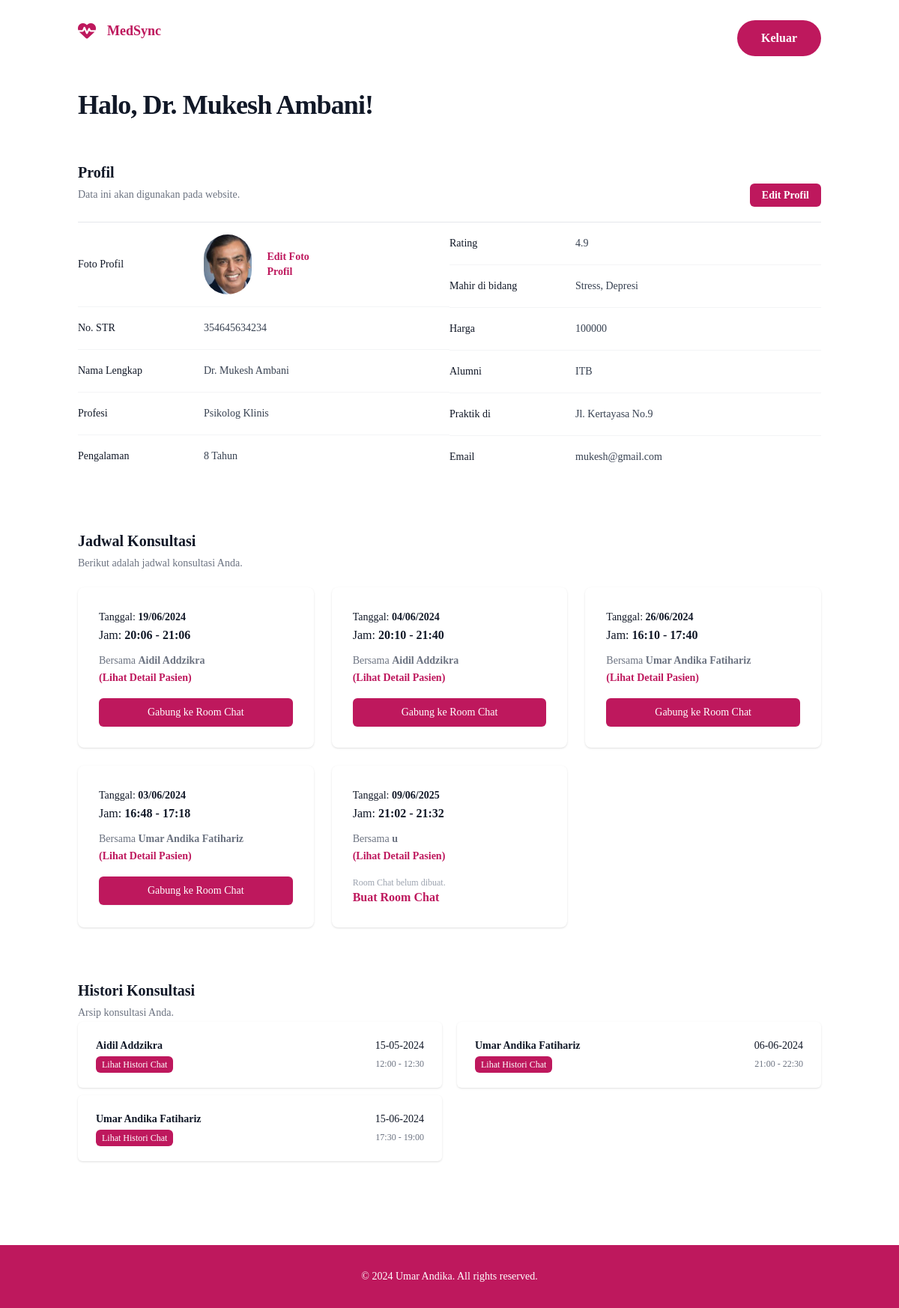
The app's page /dashboardDokter.php (signed in) with its own data.
### tables this page shows
CREATE TABLE `doctors` (
  `id` int(11) NOT NULL,
  `str` varchar(255) NOT NULL,
  `nama` varchar(255) NOT NULL,
  `profesi` int(11) NOT NULL,
  `pengalaman` int(11) NOT NULL,
  `rating` varchar(255) NOT NULL,
  `mahir` varchar(255) NOT NULL,
  `harga` int(11) NOT NULL,
  `alumni` varchar(255) NOT NULL,
  `praktik` varchar(255) NOT NULL,
  `gambar` varchar(255) NOT NULL,
  `email` varchar(100) NOT NULL,
  `password` varchar(100) NOT NULL,
  `unique_id` int(255) NOT NULL
);

CREATE TABLE `profesi_spesialis` (
  `id` int(11) NOT NULL,
  `profesi` varchar(20) NOT NULL
);

CREATE TABLE `consultations` (
  `id` int(11) NOT NULL,
  `doctor_id` int(11) NOT NULL,
  `patient_id` int(11) NOT NULL,
  `nth_id` int(11) NOT NULL,
  `tanggal` date NOT NULL,
  `jml_sesi` tinyint(4) NOT NULL,
  `time_start` time NOT NULL,
  `time_end` time NOT NULL,
  `keluhan` varchar(255) NOT NULL,
  `kode_unik` varchar(6) NOT NULL,
  `status` varchar(20) NOT NULL
);

CREATE TABLE `patients` (
  `id` int(11) NOT NULL,
  `email` varchar(100) NOT NULL,
  `nama` varchar(100) NOT NULL,
  `kelamin` char(1) NOT NULL,
  `tgl_lahir` date NOT NULL,
  `bb` int(3) NOT NULL,
  `tb` int(3) NOT NULL,
  `no_tlp` varchar(20) NOT NULL,
  `password` varchar(100) NOT NULL,
  `unique_id` int(255) NOT NULL
);

### connection/koneksi.php (called while the page is built, shortened)
<?php
$conn = mysqli_connect("localhost", "root", "", "projek");
function query($query) {
	global $conn;
	$result = mysqli_query($conn, $query);
	$rows = [];
	while( $row = mysqli_fetch_assoc($result) ) {
		$rows[] = $row;
	}
	return $rows;
}
?>

### dashboardDokter.php (the view, shortened to what this page needs)
<?php
require 'connection/koneksi.php';
$doctor = query("SELECT * FROM doctors where id = " . $_SESSION["id"])[0];
$listSpesialis = query("SELECT * FROM profesi_spesialis");
$daftar_konsultasi = query("SELECT * FROM consultations where doctor_id = " . $_SESSION["id"]." and status = 'active'");
$daftar_histori = query("SELECT * FROM consultations where doctor_id = " . $_SESSION["id"]." and status = 'archive'");
?>
<!DOCTYPE html>
<html lang="en">
<head>
    <link rel="stylesheet" href="https://rsms.me/inter/inter.css">
    <link rel="stylesheet" href="dist/css/output.css">
</head>
<body>
    <header class="absolute left-0 top-0 z-10 flex w-full items-center bg-transparent">
        <div class="container">
            <div class="relative flex items-center justify-between">
                <div class="">
                    <a href="index.php" class="py-6 text-lg font-bold text-primary flex justify-center items-center">
                        <span style="margin-top: 5px;">
                            <i class="fa-solid fa-heart-pulse text-2xl text-pink-700" style="margin-right: 15px;"></i>
                        </span>
                        MedSync</a>
                </div>
                <a href="logout.php"
                    class="mt-5 rounded-full bg-primary px-8 py-3 text-base font-semibold text-white transition duration-300 ease-in-out hover:opacity-80 hover:shadow-lg">Keluar</a>
            </div>
        </div>
    </header>
    <div class="container" style="padding-top: 120px;">
        <h1 class="text-4xl mb-10 font-bold tracking-tight text-gray-900 pb-4">Halo, <?=$doctor["nama"]?>!</h1>
        <div class="flex justify-between items-end">
            <div>
                <div class="sm:px-0">
                    <h3 class="text-xl font-semibold leading-7 text-gray-900">Profil</h3>
                    <p class="mt-1 max-w-2xl text-sm leading-6 text-gray-500">Data ini akan digunakan pada website.</p>
                </div>
            </div>
            <div x-data="{ isOpen: false }">
                <a data-bs-toggle="modal"
                    data-bs-target="#profileModal-<?=$doctor["id"] ?>-<?=$doctor["str"] ?>-<?=$doctor["nama"] ?>-<?=$doctor["profesi"] ?>-<?=$doctor["pengalaman"] ?>-<?=$doctor["rating"] ?>-<?=$doctor["mahir"] ?>-<?=$doctor["harga"] ?>-<?=$doctor["alumni"] ?>-<?=$doctor["praktik"] ?>-<?=$doctor["email"] ?>"
                    @click="isOpen = !isOpen"
                    class="rounded-md bg-primary px-4 py-2 cursor-pointer text-sm font-semibold text-white hover:opacity-80">Edit
                    Profil</a>
            </div>
        </div>
        <div class="mt-6 border-t  grid grid-cols-2">
            <div class="divide-y col-span-1 divide-gray-100">
                <div class="py-4 grid grid-rows-2 grid-cols-3 gap-2 items-center">
                    <dt class="col-span-1 text-sm font-medium leading-6 text-gray-900">Foto Profil</dt>
                    <dd>
                        <div x-data="{ isOpen2: false }" class="flex items-center ">
                            <div class="w-20 h-20 rounded-full"
                                style="background-image: url('dist/img/<?=$doctor["gambar"]?>'); background-size: cover; background-position: center;">
                            </div>
                            <a data-bs-toggle="modal"
                                data-bs-target="#imageModal-<?=$doctor["id"] ?>-<?=$doctor["gambar"] ?>"
                                @click="isOpen2 = !isOpen2"
                                class="text-primary font-bold cursor-pointer text-sm ml-5">Edit
                                Foto Profil</a>
                        </div>
                    </dd>
                </div>
                <div class="py-4 grid grid-cols-3 gap-2 items-center">
                    <dt class="col-span-1 text-sm font-medium leading-6 text-gray-900">No. STR</dt>
                    <dd class="col-span-1 mt-1 text-sm  text-gray-700 sm:col-span-2 sm:mt-0"><?=$doctor["str"]?>
                    </dd>
                </div>
                <div class="py-4 grid grid-cols-3 gap-2 items-center">
                    <dt class="col-span-1 text-sm font-medium leading-6 text-gray-900">Nama Lengkap</dt>
                    <dd class="col-span-1 mt-1 text-sm  text-gray-700 sm:col-span-2 sm:mt-0"><?=$doctor["nama"]?>
                    </dd>
                </div>
                <div class="py-4 grid grid-cols-3 gap-2 items-center">
                    <dt class="col-span-1 text-sm font-medium leading-6 text-gray-900">Profesi</dt>
                    <dd class="col-span-1 mt-1 text-sm leading-6  text-gray-700 sm:col-span-2 sm:mt-0">
                        <?php
                        for ($i = 0; $i < count($listSpesialis); $i++) {
                            if ($listSpesialis[$i]["id"] == $doctor["profesi"]) {
                                echo $listSpesialis[$i]["profesi"];;
                            }
                        }
                         ?>
                    </dd>
                </div>
                <div class="py-4 grid grid-cols-3 gap-2 items-center">
                    <dt class="col-span-1 text-sm font-medium leading-6 text-gray-900">Pengalaman</dt>
                    <dd class="col-span-1 mt-1 text-sm leading-6 text-gray-700 sm:col-span-2 sm:mt-0">
                        <?=$doctor["pengalaman"]?> Tahun</dd>
                </div>
            </div>
            <div class="divide-y col-span-1 divide-gray-100">
                <div class="py-4 grid grid-cols-3 gap-2 items-center">
                    <dt class="col-span-1 text-sm font-medium leading-6 text-gray-900">Rating</dt>
                    <dd class="col-span-1 mt-1 text-sm leading-6 text-gray-700 sm:col-span-2 sm:mt-0">
                        <?=$doctor["rating"]?></dd>
                </div>
                <div class="py-4 grid grid-cols-3 gap-2 items-center">
                    <dt class="col-span-1 text-sm font-medium leading-6 text-gray-900">Mahir di bidang</dt>
                    <dd class="col-span-1 mt-1 text-sm leading-6 text-gray-700 sm:col-span-2 sm:mt-0">
                        <?=$doctor["mahir"]?></dd>
                </div>
                <div class="py-4 grid grid-cols-3 gap-2 items-center">
                    <dt class="col-span-1 text-sm font-medium leading-6 text-gray-900">Harga</dt>
                    <dd class="col-span-1 mt-1 text-sm leading-6 text-gray-700 sm:col-span-2 sm:mt-0">
                        <?=$doctor["harga"]?></dd>
                </div>
                <div class="py-4 grid grid-cols-3 gap-2 items-center">
                    <dt class="col-span-1 text-sm font-medium leading-6 text-gray-900">Alumni</dt>
                    <dd class="col-span-1 mt-1 text-sm leading-6 text-gray-700 sm:col-span-2 sm:mt-0">
                        <?=$doctor["alumni"]?></dd>
                </div>
                <div class="py-4 grid grid-cols-3 gap-2 items-center">
                    <dt class="col-span-1 text-sm font-medium leading-6 text-gray-900">Praktik di</dt>
                    <dd class="col-span-1 mt-1 text-sm leading-6 text-gray-700 sm:col-span-2 sm:mt-0">
                        <?=$doctor["praktik"]?></dd>
                </div>
                <div class="py-4 grid grid-cols-3 gap-2 items-center">
                    <dt class="col-span-1 text-sm font-medium leading-6 text-gray-900">Email</dt>
                    <dd class="col-span-1 mt-1 text-sm leading-6 text-gray-700 sm:col-span-2 sm:mt-0">
                        <?=$doctor["email"]?></dd>
                </div>
            </div>
        </div>
        <div style="margin-top: 70px;">
            <div>
                <h3 class="text-xl font-bold leading-7 text-gray-900">Jadwal Konsultasi</h3>
                <p class="mt-1 max-w-2xl text-sm leading-6 text-gray-500">Berikut adalah jadwal konsultasi Anda.</p>
            </div>
            <div id="#jadwal">
                <div class="grid gap-6 grid-cols-3 pt-5">
                    <?php foreach ($daftar_konsultasi as $konsultasi) : ?>
                    <div class="bg-white shadow rounded-lg p-7" x-data="{ isOpenDetail: false }">
                        <div class="flex items-start justify-between">
                            <div>
                                <?php $patient = query("SELECT * FROM patients where id = " . $konsultasi["patient_id"])[0];
                            ?>
                                <p class="text-sm  leading-6 text-gray-900">Tanggal:
                                    <span
                                        class="font-semibold"><?= date('d/m/Y', strtotime($konsultasi["tanggal"])) ?></span>
                                </p>
                                <p class="text-md leading-6 text-gray-900">Jam:
                                    <span class="font-bold"><?= date('H:i', strtotime($konsultasi["time_start"])) ?>
                                        -
                                        <?= date('H:i', strtotime($konsultasi["time_end"])) ?></span>
                                </p>
                                <p class="mt-3 text-sm leading-2 text-gray-500">Bersama <span
                                        class="font-semibold text-black"><?=$patient["nama"]?></span></p> <a
                                    data-bs-toggle="modal"
                                    data-bs-target="#cons_<?=$patient["id"]?>_<?=$_SESSION["id"]?>_<?=$konsultasi["id"]?>-<?=$patient["id"]?>-<?=$patient["nama"] ?>-<?=$patient["kelamin"]?>-<?=$patient["tgl_lahir"]?>-<?=$patient["bb"]?>-<?=$patient["tb"]?>-<?=$konsultasi["keluhan"]?>"
                                    @click="isOpenDetail = !isOpenDetail"
                                    class="text-primary font-semibold cursor-pointer text-sm">(Lihat
                                    Detail
                                    Pasien)</a>
                            </div>
                        </div>
                        <div class="mt-4">
                            <?php if ($konsultasi["kode_unik"] == "") : ?>
                            <p class="text-xs text-gray-400 mt-2">Room Chat belum dibuat.
                            <form action="" method="post">
                                <button type="submit" name="tambahRoomChat" class="text-primary font-semibold">Buat Room
                                    Chat</button>
                            </form>
                            </p>
                            <?php else : ?>
                            <a href="chats/chatRoom.php?code=<?=$konsultasi["kode_unik"]?>"
                                class="flex justify-center items-center w-full px-4 py-2 border border-transparent rounded-md shadow-sm text-sm font-medium text-white bg-pink-700 hover:bg-pink-800 focus:outline-none focus:ring-2 focus:ring-offset-2 focus:ring-pink-700">Gabung
                                ke Room Chat</a>
                            <?php endif; ?>
                        </div>
                    </div>
                    <?php endforeach; ?>
                </div>
            </div>
        </div>
        <div style="margin-top: 70px;">
            <div>
                <h3 class="text-xl font-bold leading-7 text-gray-900">Histori Konsultasi</h3>
                <p class="mt-1 max-w-2xl text-sm leading-6 text-gray-500">Arsip konsultasi Anda.</p>
            </div>
            <div id="#histori">
                <div class="grid grid-cols-2" style="column-gap: 20px; row-gap: 10px;">
                    <?php foreach ($daftar_histori as $histori) : ?>
                    <div role="list" class="divide-y divide-gray-100 rounded-md shadow">
                        <?php $patient = query("SELECT * FROM patients where id = " . $histori["patient_id"])[0];?>
                        <div class="flex justify-between gap-x-6 py-5 px-6">
                            <div class="flex min-w-0 gap-x-4">
                                <div class="min-w-0 flex-auto">
                                    <p class="text-sm font-semibold leading-6 text-gray-900"><?=$patient["nama"]?></p>
                                    <a href="chats/historyChatRoom.php?code=<?=$histori["kode_unik"]?>"
                                        class="text-white text-xs bg-primary py-1 px-2 rounded-md">Lihat
                                        Histori Chat</a>
                                </div>
                            </div>
                            <div class="hidden shrink-0 sm:flex sm:flex-col sm:items-end">
                                <p class="text-sm leading-6 text-gray-900 ">
                                    <?= date('d-m-Y', strtotime($histori["tanggal"])) ?></p>
                                <p class="mt-1 text-xs leading-5 text-gray-500">
                                    <?= date('H:i', strtotime($histori["time_start"])) ?> -
                                    <?= date('H:i', strtotime($histori["time_end"])) ?></time></p>
                            </div>
                        </div>
                    </div>
                    <?php endforeach; ?>
                </div>
            </div>
        </div>
    </div>
    <footer class="mt-28 bg-primary">
        <div
            class="container mx-auto text-white border-slate-200 p-8 text-center text-sm dark:border-slate-900 md:flex-row md:px-12">
            ©
            2024
            Umar Andika. All rights reserved.
        </div>
    </footer>
</body>
</html>

### records on screen
doctors: nama "Dr. Mukesh Ambani", gambar (picture), str "354645634234", pengalaman "8", rating "4.9", mahir "Stress, Depresi", harga "100000", alumni "ITB", praktik "Jl. Kertayasa No.9", email "mukesh@gmail.com"
profesi_spesialis: profesi "Psikolog Klinis"
consultations: tanggal "19/06/2024", time_start "20:06", time_end "21:06", patient.nama "Aidil Addzikra"
consultations: tanggal "04/06/2024", time_start "20:10", time_end "21:40", patient.nama "Aidil Addzikra"
consultations: tanggal "26/06/2024", time_start "16:10", time_end "17:40", patient.nama "Umar Andika Fatihariz"
consultations: tanggal "03/06/2024", time_start "16:48", time_end "17:18", patient.nama "Umar Andika Fatihariz"
consultations: tanggal "09/06/2025", time_start "21:02", time_end "21:32", patient.nama "u"
consultations: patient.nama "Aidil Addzikra", tanggal "15-05-2024", time_start "12:00", time_end "12:30"
consultations: patient.nama "Umar Andika Fatihariz", tanggal "06-06-2024", time_start "21:00", time_end "22:30"
consultations: patient.nama "Umar Andika Fatihariz", tanggal "15-06-2024", time_start "17:30", time_end "19:00"
